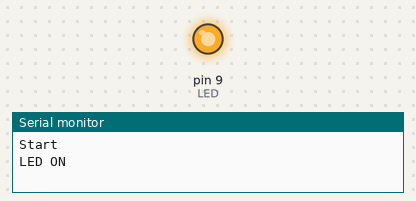
Recording of a sketch running on a simulated Arduino Uno, built with avr-gcc and run on an emulated ATmega328P. On the bench: output pins drawn as LEDs (lit = HIGH), the last lines printed to the serial monitor.

Above: at 1.0 s.
At 3.0 s:
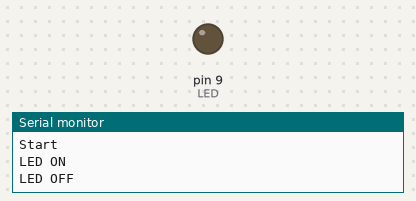
Timing chart, 0 to 5.2 s (numbered marks = the images above):
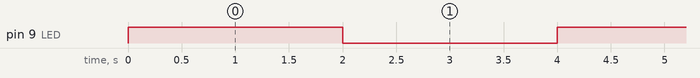

Measured:
- by itself, pin 9 (LED): alternates HIGH for 2.0 s and LOW for 2.0 s

The sketch:

practice4_blink.ino
```cpp
#define LED 9

void setup(){
  pinMode(LED,OUTPUT);
  Serial.begin(9600);
  Serial.println("Start");
}

void loop(){
  digitalWrite(LED,HIGH);
  Serial.println("LED ON");
  delay(2000);
  digitalWrite(LED,LOW);
  Serial.println("LED OFF");
  delay(2000);
}
```
